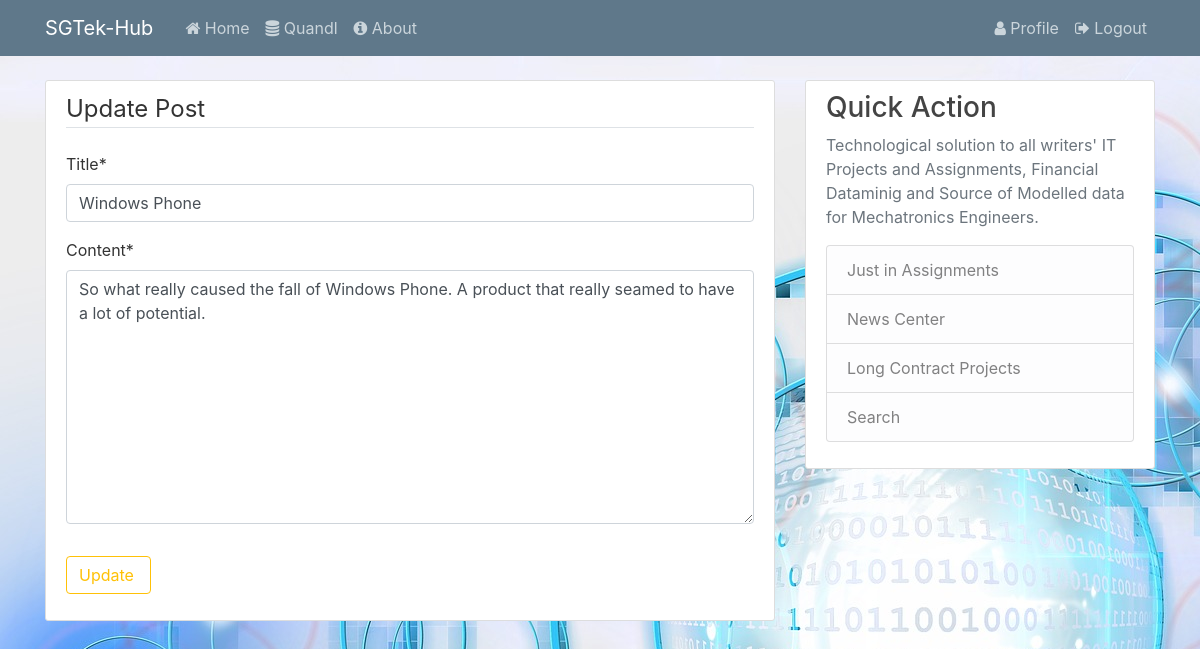
The app's page /post/5/update (signed in) with its own data.
### blog/models.py (models this page shows, shortened)
class Post(models.Model):
    title = models.CharField(max_length=100)
    content = models.TextField()
    date_posted = models.DateTimeField(default=timezone.now)
    author = models.ForeignKey(User, on_delete=models.CASCADE)

### blog/views.py (the view, shortened to what this page needs)
# urls.py: path('post/<int:pk>/update', HomeUpdateView.as_view(), name='post-update'),
class HomeUpdateView(UserPassesTestMixin, LoginRequiredMixin, UpdateView):
    model = Post
    template_name = 'blog/update.html'
    fields = ['title', 'content']
    def test_func(self):
        post = self.get_object()
        if self.request.user == post.author:
            return True
        else:
            return False

### blog/templates/blog/update.html (shortened to what this page needs)
{% extends 'blog/base.html' %} {% load crispy_forms_tags %} {% load static %}  {% block body %}
<div class="content-section">
    <form class="" method="post">
        <fieldset class="form-group">
            <legend class="border-bottom mb-4">Update Post</legend>
            {{ form|crispy }}
        </fieldset>
        <div class="form-group">
            <button type="submit" name="button" class="btn btn-outline-warning">Update </button>
        </div>
    </form>
</div>
{% endblock %}

### blog/static/blog/css/main.css (style rules this page uses)
body { background: #fafafa; background-image: url('bg.jpg'); color: #333333; margin-top: 5rem; }
.content-section { background: #ffffff; padding: 10px 20px; border: 1px solid #dddddd; border-radius: 3px; margin-bottom: 20px; }

### records on screen
Post: title "Windows Phone", content "So what really caused the fall of Windows Phone. A product that really seamed to have a lot of potential."
